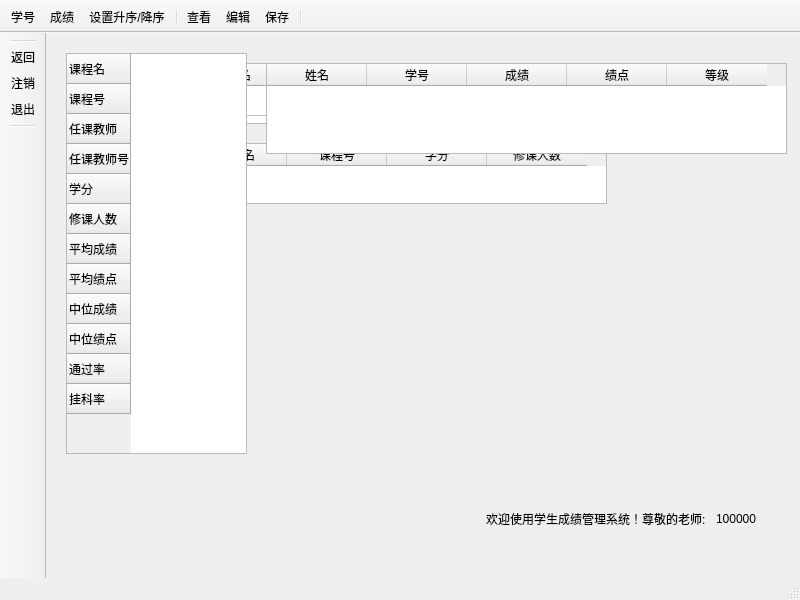
<?xml version="1.0" encoding="UTF-8"?>
<ui version="4.0">
 <class>MainWindow_Teacher</class>
 <widget class="QMainWindow" name="MainWindow_Teacher">
  <property name="geometry">
   <rect>
    <x>0</x>
    <y>0</y>
    <width>800</width>
    <height>600</height>
   </rect>
  </property>
  <property name="windowTitle">
   <string>MainWindow</string>
  </property>
  <widget class="QWidget" name="centralwidget">
   <widget class="QLabel" name="label">
    <property name="geometry">
     <rect>
      <x>0</x>
      <y>0</y>
      <width>800</width>
      <height>600</height>
     </rect>
    </property>
    <property name="text">
     <string/>
    </property>
    <property name="pixmap">
     <pixmap resource="images.qrc">:/image/images/背景.png</pixmap>
    </property>
    <property name="scaledContents">
     <bool>true</bool>
    </property>
   </widget>
   <widget class="QLabel" name="label_fixed">
    <property name="geometry">
     <rect>
      <x>440</x>
      <y>478</y>
      <width>231</width>
      <height>16</height>
     </rect>
    </property>
    <property name="text">
     <string>欢迎使用学生成绩管理系统！尊敬的老师:</string>
    </property>
   </widget>
   <widget class="QLabel" name="label_3">
    <property name="geometry">
     <rect>
      <x>670</x>
      <y>480</y>
      <width>54</width>
      <height>12</height>
     </rect>
    </property>
    <property name="text">
     <string>100000</string>
    </property>
   </widget>
   <widget class="QTableWidget" name="table_teacher_total">
    <property name="geometry">
     <rect>
      <x>140</x>
      <y>30</y>
      <width>421</width>
      <height>61</height>
     </rect>
    </property>
    <row>
     <property name="text">
      <string/>
     </property>
    </row>
    <column>
     <property name="text">
      <string>姓名</string>
     </property>
    </column>
    <column>
     <property name="text">
      <string>教职工号</string>
     </property>
    </column>
    <column>
     <property name="text">
      <string>性别</string>
     </property>
    </column>
    <column>
     <property name="text">
      <string>任教课数</string>
     </property>
    </column>
   </widget>
   <widget class="QTableWidget" name="table_teacher">
    <property name="geometry">
     <rect>
      <x>140</x>
      <y>110</y>
      <width>421</width>
      <height>61</height>
     </rect>
    </property>
    <column>
     <property name="text">
      <string>课程名</string>
     </property>
    </column>
    <column>
     <property name="text">
      <string>课程号</string>
     </property>
    </column>
    <column>
     <property name="text">
      <string>学分</string>
     </property>
    </column>
    <column>
     <property name="text">
      <string>修课人数</string>
     </property>
    </column>
   </widget>
   <widget class="QTableWidget" name="table_lesson_total">
    <property name="geometry">
     <rect>
      <x>20</x>
      <y>20</y>
      <width>181</width>
      <height>401</height>
     </rect>
    </property>
    <row>
     <property name="text">
      <string>课程名</string>
     </property>
    </row>
    <row>
     <property name="text">
      <string>课程号</string>
     </property>
    </row>
    <row>
     <property name="text">
      <string>任课教师</string>
     </property>
    </row>
    <row>
     <property name="text">
      <string>任课教师号</string>
     </property>
    </row>
    <row>
     <property name="text">
      <string>学分</string>
     </property>
    </row>
    <row>
     <property name="text">
      <string>修课人数</string>
     </property>
    </row>
    <row>
     <property name="text">
      <string>平均成绩</string>
     </property>
    </row>
    <row>
     <property name="text">
      <string>平均绩点</string>
     </property>
    </row>
    <row>
     <property name="text">
      <string>中位成绩</string>
     </property>
    </row>
    <row>
     <property name="text">
      <string>中位绩点</string>
     </property>
    </row>
    <row>
     <property name="text">
      <string>通过率</string>
     </property>
    </row>
    <row>
     <property name="text">
      <string>挂科率</string>
     </property>
    </row>
   </widget>
   <widget class="QTableWidget" name="table_lesson">
    <property name="geometry">
     <rect>
      <x>220</x>
      <y>30</y>
      <width>521</width>
      <height>91</height>
     </rect>
    </property>
    <column>
     <property name="text">
      <string>姓名</string>
     </property>
    </column>
    <column>
     <property name="text">
      <string>学号</string>
     </property>
    </column>
    <column>
     <property name="text">
      <string>成绩</string>
     </property>
    </column>
    <column>
     <property name="text">
      <string>绩点</string>
     </property>
    </column>
    <column>
     <property name="text">
      <string>等级</string>
     </property>
    </column>
   </widget>
  </widget>
  <widget class="QStatusBar" name="statusbar"/>
  <widget class="QToolBar" name="toolBar">
   <property name="windowTitle">
    <string>toolBar</string>
   </property>
   <property name="movable">
    <bool>false</bool>
   </property>
   <attribute name="toolBarArea">
    <enum>LeftToolBarArea</enum>
   </attribute>
   <attribute name="toolBarBreak">
    <bool>false</bool>
   </attribute>
   <addaction name="separator"/>
   <addaction name="action_back"/>
   <addaction name="action_relog"/>
   <addaction name="action_leave"/>
   <addaction name="separator"/>
  </widget>
  <widget class="QToolBar" name="toolBar_2">
   <property name="windowTitle">
    <string>toolBar_2</string>
   </property>
   <property name="movable">
    <bool>false</bool>
   </property>
   <attribute name="toolBarArea">
    <enum>TopToolBarArea</enum>
   </attribute>
   <attribute name="toolBarBreak">
    <bool>false</bool>
   </attribute>
   <addaction name="action_stuid"/>
   <addaction name="action_score"/>
   <addaction name="action_setsort"/>
   <addaction name="separator"/>
   <addaction name="action_look"/>
   <addaction name="action_edit"/>
   <addaction name="action_save"/>
   <addaction name="separator"/>
  </widget>
  <action name="action_look">
   <property name="icon">
    <iconset resource="images.qrc">
     <normaloff>:/image/images/查看.png</normaloff>:/image/images/查看.png</iconset>
   </property>
   <property name="text">
    <string>查看</string>
   </property>
  </action>
  <action name="action_setsort">
   <property name="icon">
    <iconset resource="images.qrc">
     <normaloff>:/image/images/排序.png</normaloff>:/image/images/排序.png</iconset>
   </property>
   <property name="text">
    <string>设置升序/降序</string>
   </property>
  </action>
  <action name="action_score">
   <property name="icon">
    <iconset resource="images.qrc">
     <normaloff>:/image/images/成绩.png</normaloff>:/image/images/成绩.png</iconset>
   </property>
   <property name="text">
    <string>成绩</string>
   </property>
  </action>
  <action name="action_stuid">
   <property name="icon">
    <iconset resource="images.qrc">
     <normaloff>:/image/images/学号.png</normaloff>:/image/images/学号.png</iconset>
   </property>
   <property name="text">
    <string>学号</string>
   </property>
  </action>
  <action name="action_edit">
   <property name="checkable">
    <bool>true</bool>
   </property>
   <property name="icon">
    <iconset resource="images.qrc">
     <normaloff>:/image/images/编辑.png</normaloff>:/image/images/编辑.png</iconset>
   </property>
   <property name="text">
    <string>编辑</string>
   </property>
  </action>
  <action name="action_save">
   <property name="icon">
    <iconset resource="images.qrc">
     <normaloff>:/image/images/保存.png</normaloff>:/image/images/保存.png</iconset>
   </property>
   <property name="text">
    <string>保存</string>
   </property>
  </action>
  <action name="action_back">
   <property name="icon">
    <iconset resource="images.qrc">
     <normaloff>:/image/images/后退.png</normaloff>:/image/images/后退.png</iconset>
   </property>
   <property name="text">
    <string>返回</string>
   </property>
  </action>
  <action name="action_relog">
   <property name="icon">
    <iconset resource="images.qrc">
     <normaloff>:/image/images/注销.png</normaloff>:/image/images/注销.png</iconset>
   </property>
   <property name="text">
    <string>注销</string>
   </property>
  </action>
  <action name="action_leave">
   <property name="icon">
    <iconset resource="images.qrc">
     <normaloff>:/image/images/退出.png</normaloff>:/image/images/退出.png</iconset>
   </property>
   <property name="text">
    <string>退出</string>
   </property>
  </action>
 </widget>
 <resources>
  <include location="images.qrc"/>
 </resources>
 <connections/>
</ui>
